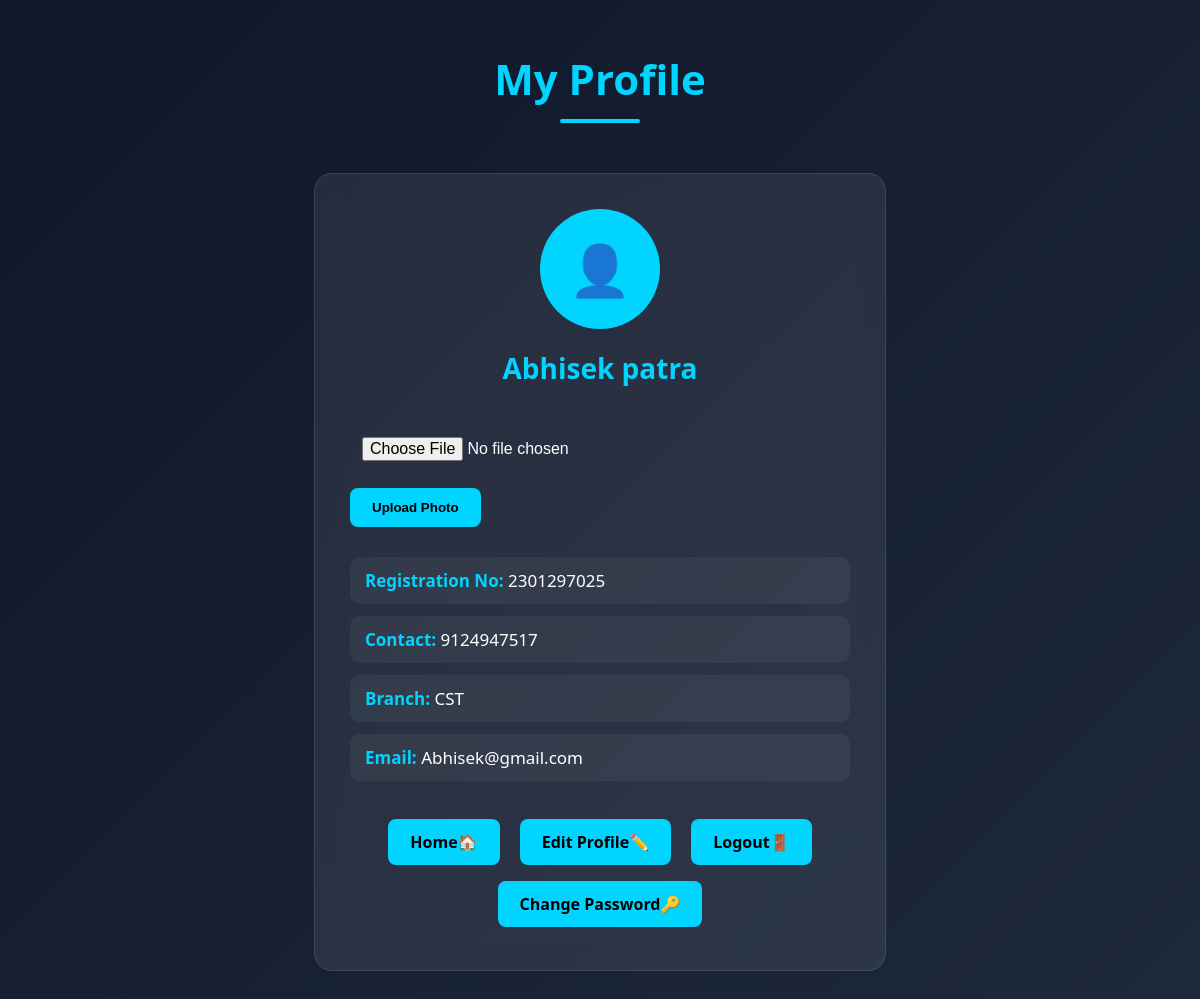
/profile (signed in), run on an earlier commit of the app's database.
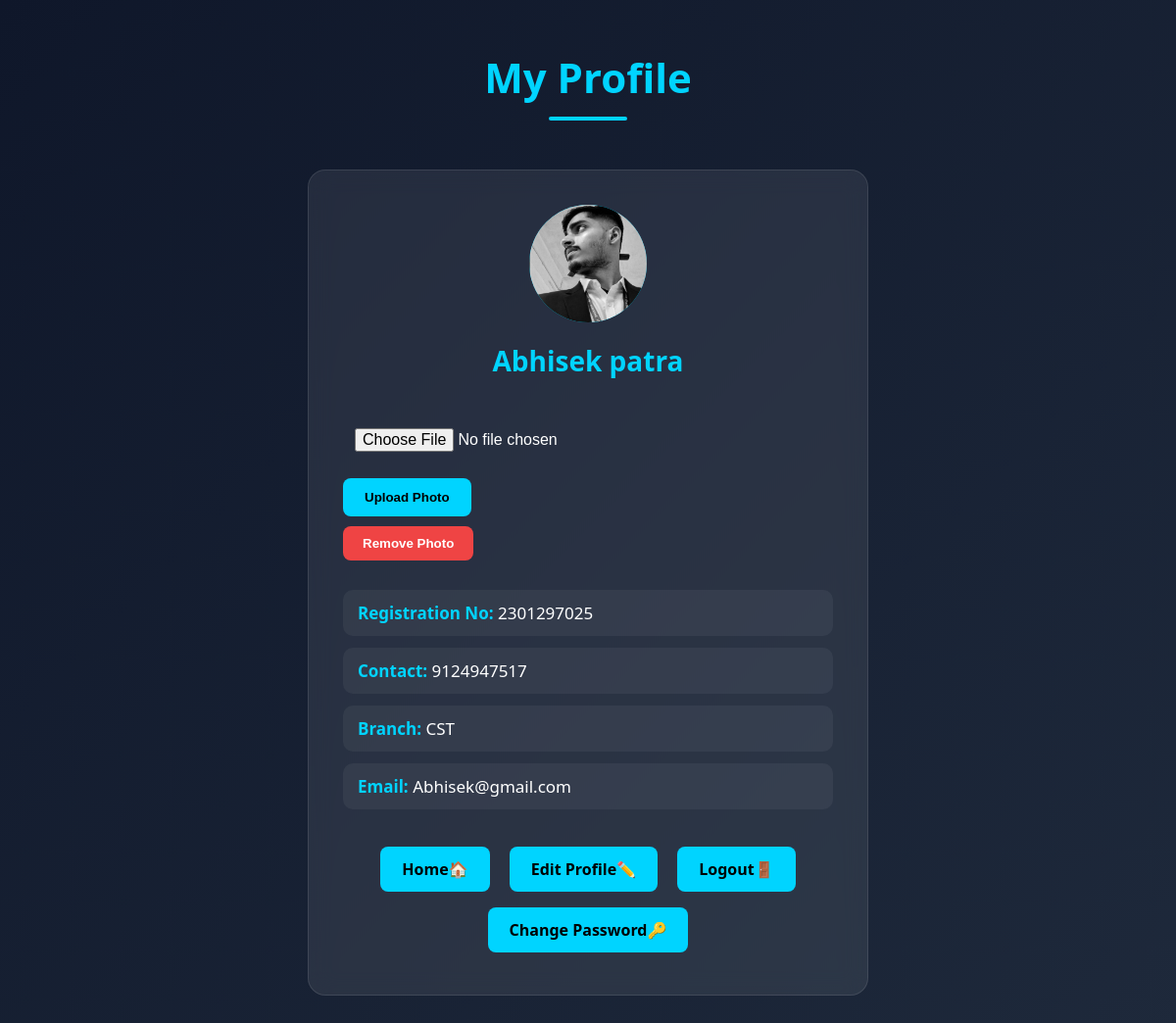
And on a later commit of the database.
### tables this page shows
CREATE TABLE students (
    id INTEGER PRIMARY KEY AUTOINCREMENT,
    name TEXT,
    registration_no TEXT,
    contact TEXT,
    branch TEXT,
    email TEXT UNIQUE,
    password TEXT
, profile_image TEXT);

### app.py (the view)
@app.route("/profile")
def profile():
    if "user_id" not in session:
        return redirect("/login")
    conn = sqlite3.connect("events.db")
    cursor = conn.cursor()
    cursor.execute("SELECT * FROM students WHERE id=?", (session["user_id"],))
    user = cursor.fetchone()
    conn.close()
    return render_template("profile.html", user=user)

### templates/profile.html (shortened to what this page needs)
<!DOCTYPE html>
<html>
<head>
    <link rel="stylesheet" href="{{ url_for('static', filename='css/profile.css') }}">
</head>
<body>
    <h1 class="profile-title">My Profile</h1>
    <div class="profile-card">
        <div class="profile-avatar">
            {% if user[7] %}
            <img src="{{ url_for('static',
            filename='uploads/' + user[7]) }}" alt="Profile Photo">
            {% else %}
            👤
            {% endif %}
        </div>
        <h2 class="profile-name">{{ user[1] }}</h2>
        <form action="/upload_profile_photo" method="POST" enctype="multipart/form-data">
            <input type="file" name="profile_photo" accept="image/*" required>
            <button type="submit" class="btn">
                Upload Photo
            </button>
        </form>
        {% if user[7] %}
        <form action="/remove_profile_photo" method="POST">
            <button type="submit" class="remove-btn">
                Remove Photo
            </button>
        </form>
        {% endif %}
        <div class="profile-info">
            <p><strong>Registration No:</strong> {{ user[2] }}</p>
            <p><strong>Contact:</strong> {{ user[3] }}</p>
            <p><strong>Branch:</strong> {{ user[4] }}</p>
            <p><strong>Email:</strong> {{ user[5] }}</p>
        </div>
        <div class="profile-buttons">
            <a href="/">Home🏠</a>
            <a href="/edit_profile">Edit Profile✏️</a>
            <a href="/logout">Logout🚪</a>
            <a href="/change_password">Change Password🔑</a>
        </div>
    </div>
</body>
</html>

### static/css/profile.css (style rules this page uses)
body { margin: 0; font-family: 'Segoe UI', sans-serif; background: linear-gradient(135deg, #0f172a, #1e293b); color: white; }
.profile-title { text-align: center; margin-top: 50px; font-size: 42px; color: #00d4ff; }
.profile-title::after { content: ""; display: block; width: 80px; height: 4px; background: #00d4ff; margin: 12px auto 0; border-radius: 5px; }
.profile-card { width: 500px; max-width: 90%; margin: 50px auto; padding: 35px; background: rgba(255, 255, 255, 0.08); backdrop-filter: blur(12px); -webkit-backdrop-filter: blur(12px); border: 1px solid rgba(255, 255, 255, 0.1); border-radius: 18px; transition: all 0.3s ease; }
.profile-avatar { width: 110px; height: 110px; margin: auto; border-radius: 50%; background: #00d4ff; display: flex; align-items: center; justify-content: center; font-size: 50px; color: black; font-weight: bold; }
.profile-name { text-align: center; margin-top: 20px; font-size: 28px; color: #00d4ff; }
.profile-info { margin-top: 30px; }
.profile-info p { padding: 12px 15px; margin: 12px 0; background: rgba(255, 255, 255, 0.05); border-radius: 10px; font-size: 17px; }
.profile-info strong { color: #00d4ff; }
.profile-buttons { margin-top: 30px; text-align: center; }
.profile-buttons a { display: inline-block; margin: 8px; padding: 12px 22px; background: #00d4ff; color: black; text-decoration: none; font-weight: bold; border-radius: 8px; transition: 0.3s; }
input { width: 100%; padding: 12px; margin-top: 8px; border: none; border-radius: 8px; box-sizing: border-box; font-size: 16px; }
button.btn { border: none; cursor: pointer; padding: 12px 22px; background: #00d4ff; color: black; font-weight: bold; border-radius: 8px; }
.profile-avatar { width: 120px; height: 120px; border-radius: 50%; overflow: hidden; margin: auto; background: #00d4ff; display: flex; align-items: center; justify-content: center; font-size: 50px; }
.profile-avatar img { width: 100%; height: 100%; object-fit: cover; }
input[type="file"] { width: 100%; margin-top: 15px; margin-bottom: 15px; color: white; }
.remove-btn { margin-top: 10px; padding: 10px 20px; border: none; border-radius: 8px; cursor: pointer; background: #ef4444; color: white; font-weight: 600; transition: 0.3s; }

What changed in the data, as far as the page shows it:
changed students "Abhisek patra": profile_image: picture added
Also different on the page:
text now shown: "Remove Photo"
